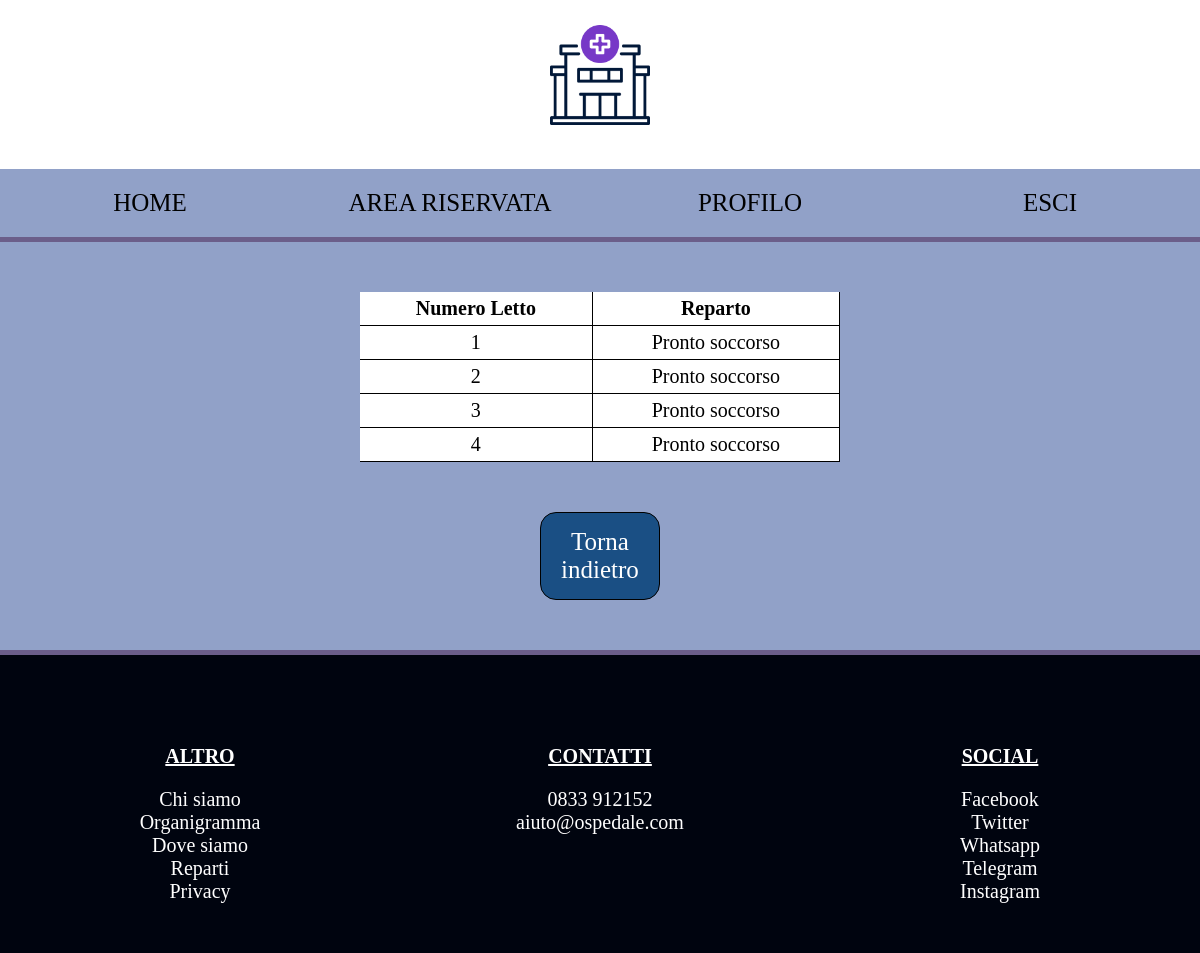
The app's page /sito_2.0/query1.php?Reparto=Pronto soccorso (signed in) with its own data.
### tables this page shows
CREATE TABLE `letti` (
  `NumeroLetto` int(11) NOT NULL,
  `Disponibile` bit(1) NOT NULL,
  `NomeReparto` enum('Pronto soccorso','Medicina','Chirurgia','Gastroenterologia','Dietologia','Oculistica','Cardiologia','Oncologia','Neurologia','Pediatria','Ortopedia') NOT NULL
);

### sito_2.0/query1.php (the view, shortened to what this page needs)
<!DOCTYPE html>
<html lang="it">
<head>
        <link rel="stylesheet" href="css/main-riservato.css">
        <link rel="stylesheet" href="css/query1.css">
    </head>
    <body>
        <header>
            <?php include 'header.php' ?>
        </header>
        <nav>
            <?php include 'nav-riservato.php' ?>
        </nav>
        <div class="container">
        <?php
            require_once('accessoDB.php');
            $reparto = $_GET['Reparto'];
            $data = $_GET['Data'];
            $query = "SELECT DISTINCT l.NumeroLetto, l.NomeReparto
                    FROM letti l LEFT JOIN prenotazioni p ON l.NumeroLetto=p.NumeroLetto
                    WHERE (l.NomeReparto = '$reparto')
                            AND (('$data' NOT BETWEEN p.DataInizio AND p.DataFine) OR p.DataInizio IS NULL);";
            if($result = $connessione->query($query)){
                if($result->num_rows>0){
                    echo '  <table>
                                <tr>
                                    <th>Numero Letto</th>
                                    <th>Reparto</th>
                                </tr>
                        ';
                    foreach($result as $row):
                        echo '
                            <tr>
                                <td>'. $row["NumeroLetto"] . '</td>
                                <td>'. $row["NomeReparto"] .'</td>
                            </tr>
                        ';
                    endforeach;
                    echo "</table>";
                }else{
                    echo "<h2>Nessun risultato trovato</h2>";
                }
            }else{
                echo "<h2>Errore</h2>";
            }
            echo '<a href="area-riservata-paziente.php" class="link-indietro">Torna indietro</a>';
        ?>
        </div>
        <footer>
            <?php include 'footer.php' ?>
        </footer>
    </body>
</html>

### sito_2.0/css/main-riservato.css (style rules this page uses)
html { background-color: #91a1c8; }
* { box-sizing: border-box; }
body { margin: 0; }
header { background-color: white; float: left; width: 100%; text-align: center; padding-bottom: 15px; }
nav { float: left; width: 100%; }
.container { min-height: 413px; background-color: #91a1c8; float: left; width: 100%; border-top: 5px solid #6b5e8a; }
footer { padding-top: 50px; padding-bottom: 50px; background-color: #00040f; color: white; border-top: 5px solid #6b5e8a; float: left; width: 100%; font-size: 20px; }

### sito_2.0/css/query1.css (style rules this page uses)
table { font-size: 20px; background-color: white; text-align: center; border-spacing: 0px; margin-top: 50px; margin-right: 30%; margin-left: 30%; width: 40%; margin-bottom: 50px; }
th { padding: 5px; border-right: 1px solid black; border-bottom: 1px solid black; color: black; }
tr { border: 1px solid black; }
td { padding: 5px; border-right: 1px solid black; border-bottom: 1px solid black; }
.link-indietro { display: block; text-align: center; text-decoration: none; border: 1px solid black; padding: 15px; font-size: 25px; border-radius: 16px; background-color: #1a4f84; color: white; width: 10%; margin-right: 45%; margin-left: 45%; margin-bottom: 40px; }

### records on screen
letti: NumeroLetto "1", NomeReparto "Pronto soccorso"
letti: NumeroLetto "2", NomeReparto "Pronto soccorso"
letti: NumeroLetto "3", NomeReparto "Pronto soccorso"
letti: NumeroLetto "4", NomeReparto "Pronto soccorso"
